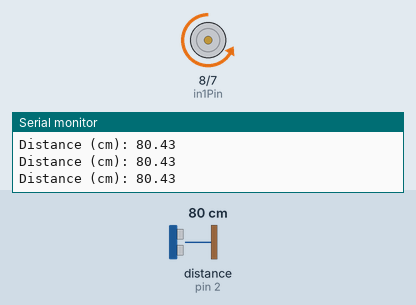
Recording of a sketch running on a simulated Arduino Uno, built with avr-gcc and run on an emulated ATmega328P. Shown: motor-driver pin pairs drawn as motors (green arrow = first pin HIGH = forward, orange = second pin HIGH = backward, longer = more drive, scaled by the enable pin), the last lines printed to the serial monitor. Wiring (inferred from the names in the program): ultrasonic range finder: trigger pin 3; echo pin 2. The inputs (shaded band) are chosen by the test bench; at power-on: distance to the obstacle (sensor on pin 2) 80 cm. The echo pulse lasts 58.3 µs per cm.

Above: at 1.2 s.
1.3 s: distance to the obstacle (sensor on pin 2) set to 96 cm
2.8 s: distance to the obstacle (sensor on pin 2) set to 103 cm
At 3.2 s:
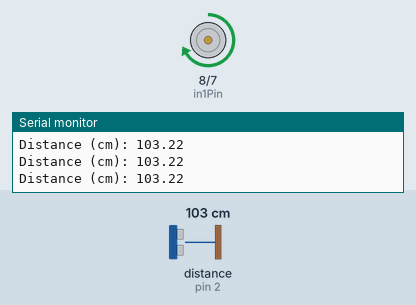
4.3 s: distance to the obstacle (sensor on pin 2) set to 2 cm
At 5.5 s:
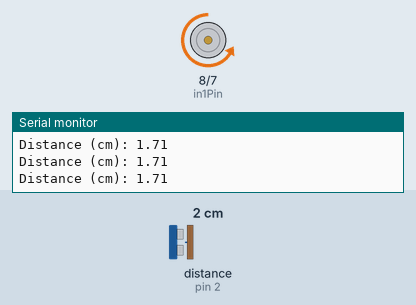
5.8 s: distance to the obstacle (sensor on pin 2) set to 120 cm
At 6.3 s:
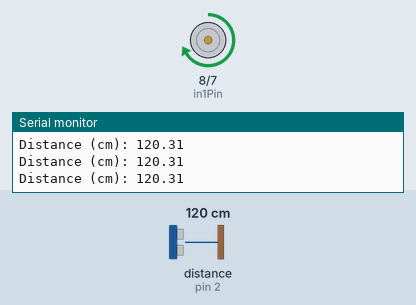
Timing chart, 0 to 8.3 s (numbered marks = the images above; inputs shaded):
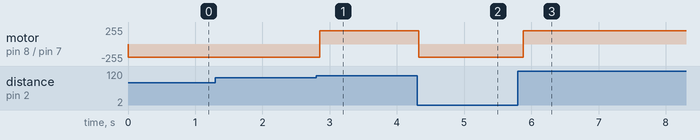

The sketch:

bangBangControls.ino
```cpp
const int trigPin = 3; //trigger pin
const int echoPin = 2; //echo pin

const int enPin = 9;   // (with PWM) enable pin on L293D
const int in1Pin = 8;  // input 1 to rotate in one direction
const int in2Pin = 7;  // input 2 to rotate in opposite direction

const float TARGET_CM = 100.0;

const int PWM_FORWARD = 200; // 0-255. Adjust to give desired "positive RPM"
const int PWM_REVERSE = 200; // magnitude for reverse (same magnitude but opposite direction)
const int LOOP_INTERVAL = 80; // delay between measurements (ms)

void setup() {
  Serial.begin(9600); //sets baud(symbol changes per sec(~bps))
  //setup all pins
  pinMode(trigPin, OUTPUT);
  pinMode(echoPin, INPUT);
  pinMode(enPin, OUTPUT);
  pinMode(in1Pin, OUTPUT);
  pinMode(in2Pin, OUTPUT);

  // motor off
  analogWrite(enPin, 0);
  digitalWrite(in1Pin, LOW);
  digitalWrite(in2Pin, LOW);

  Serial.println("One-wheel standoff - bang-bang control");
}

float readDistanceCM() {
  // send 10us pulse
  digitalWrite(trigPin, LOW); //start with trigger off
  delayMicroseconds(2);
  digitalWrite(trigPin, HIGH); //keep trigger pin on for 10us initiates the distance measuement process
  delayMicroseconds(10);
  digitalWrite(trigPin, LOW);

  unsigned long duration = pulseIn(echoPin, HIGH, 30000UL); //the echo pin is set to HIGH it then waits for the echo of the light wave and when it receives it the pin is set back to LOW
  //the duration for which it was HIGH is measured with pulseIn (30ms timeout in case no echo received)
  if (duration == 0) {
    // no echo received (out of range or timeout)
    return -1.0; // indicate invalid
  }
  // distance in cm = duration / 58.0 (approx)(from speed of light)
  float dist = duration / 58.0;
  return dist;
}

void setMotorForward(int pwm) {
  //robot is too far so move fwd (behind required zone)
  digitalWrite(in1Pin, HIGH);
  digitalWrite(in2Pin, LOW);
  analogWrite(enPin, constrain(pwm, 0, 255));
}

void setMotorReverse(int pwm) {
  //robot is too close so move bck (crossed required zone)
  digitalWrite(in1Pin, LOW);
  digitalWrite(in2Pin, HIGH);
  analogWrite(enPin, constrain(pwm, 0, 255));
}

void stopMotor() {
  //when exactly at correct distance(say somehow happens) or error is distance measurement
  digitalWrite(in1Pin, LOW);
  digitalWrite(in2Pin, LOW);
  analogWrite(enPin, 0);
}

void loop() {
  float d = readDistanceCM();
  if (d < 0) {
    Serial.println("Distance: out of range");
  }
  else {
    Serial.print("Distance (cm): ");
    Serial.println(d, 2);
  }


  if (d < 0) {
    // sensor error: stop for safety
    stopMotor();
  }
    // If distance > 100 => constant positive RPM (forward)
  else if (d > TARGET_CM) {
    setMotorForward(PWM_FORWARD);
  }
    // If distance < 100 => constant negative RPM (reverse)
  else if (d < TARGET_CM) {
    setMotorReverse(PWM_REVERSE);
  }
  else {
    // exactly equal - not likely; keep stopped
    stopMotor();
  }

  delay(LOOP_INTERVAL);
}
```

Measured:
- the behaviour switches between 99 and 100 cm on distance to the obstacle (sensor on pin 2) (found by bisection; images 0 and 1)
- after the input at 2.8 s, motor on pin 8 (in1Pin) / pin 7 (in2Pin): backward 200/255 → forward 200/255 after 0.05 s
- after the input at 4.3 s, motor on pin 8 (in1Pin) / pin 7 (in2Pin): forward 200/255 → backward 200/255 at once
- after the input at 5.8 s, motor on pin 8 (in1Pin) / pin 7 (in2Pin): backward 200/255 → forward 200/255 after 0.08 s
